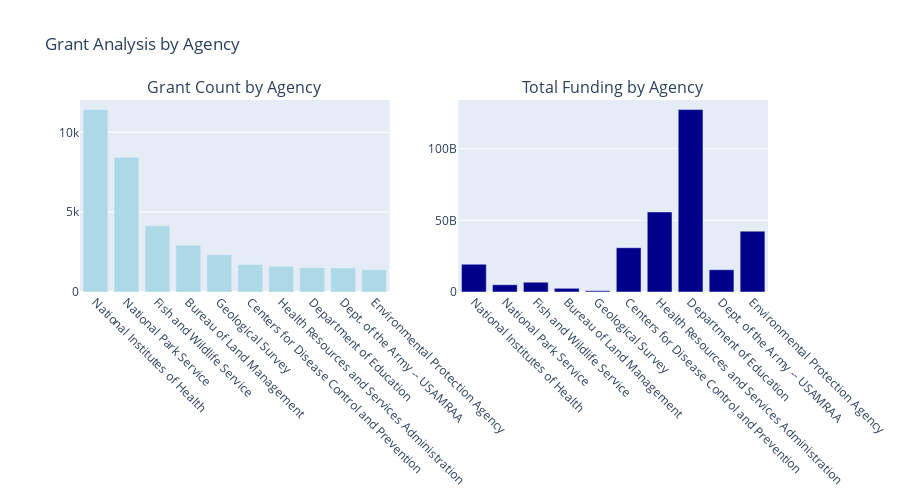

Notebook cell for this chart:
### Code cell
fig = make_subplots(
    rows=1, cols=2,
    subplot_titles=('Grant Count by Agency', 'Total Funding by Agency'),
    specs=[[{'type': 'bar'}, {'type': 'bar'}]]
)

fig.add_trace(
    go.Bar(x=grants_by_agency['agency_name'][:10], y=grants_by_agency['grant_count'][:10], 
           name='Grant Count', marker_color='lightblue'),
    row=1, col=1
)

fig.add_trace(
    go.Bar(x=grants_by_agency['agency_name'][:10], y=grants_by_agency['total_funding'][:10],
           name='Total Funding', marker_color='darkblue'),
    row=1, col=2
)

fig.update_layout(height=500, showlegend=False, title_text="Grant Analysis by Agency")
fig.update_xaxes(tickangle=45)
fig.show()

### Figure 1 — Plotly figure (JSON) as saved in the notebook; plotly's stock layout.template omitted (floating-point values rounded to 4 significant figures)
{"data": [{"marker": {"color": "lightblue"}, "name": "Grant Count", "type": "bar", "x": ["National Institutes of Health", "National Park Service", "Fish and Wildlife Service", "Bureau of Land Management", "Geological Survey", "Centers for Disease Control and Prevention", "Health Resources and Services Administration", "Department of Education", "Dept. of the Army -- USAMRAA", "Environmental Protection Agency"], "xaxis": "x", "y": [11423, 8438, 4148, 2929, 2332, 1728, 1610, 1523, 1507, 1388], "yaxis": "y"}, {"marker": {"color": "darkblue"}, "name": "Total Funding", "type": "bar", "x": ["National Institutes of Health", "National Park Service", "Fish and Wildlife Service", "Bureau of Land Management", "Geological Survey", "Centers for Disease Control and Prevention", "Health Resources and Services Administration", "Department of Education", "Dept. of the Army -- USAMRAA", "Environmental Protection Agency"], "xaxis": "x2", "y": [19387672539, 5074960002, 6840444904, 2538203420, 805403371, 30909527223, 55896124356, 127357791668, 15532935350, 42503986094], "yaxis": "y2"}], "layout": {"annotations": [{"font": {"size": 16}, "showarrow": false, "text": "Grant Count by Agency", "x": 0.225, "xanchor": "center", "xref": "paper", "y": 1, "yanchor": "bottom", "yref": "paper"}, {"font": {"size": 16}, "showarrow": false, "text": "Total Funding by Agency", "x": 0.775, "xanchor": "center", "xref": "paper", "y": 1, "yanchor": "bottom", "yref": "paper"}], "height": 500, "showlegend": false, "title": {"text": "Grant Analysis by Agency"}, "xaxis": {"anchor": "y", "domain": [0, 0.45], "tickangle": 45}, "xaxis2": {"anchor": "y2", "domain": [0.55, 1], "tickangle": 45}, "yaxis": {"anchor": "x", "domain": [0, 1]}, "yaxis2": {"anchor": "x2", "domain": [0, 1]}}}
